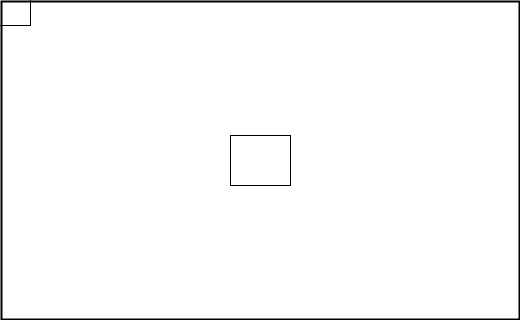
Frame 1 (no input)
Frame 60 (the mouse pressed at the canvas centre just before this capture): identical to frame 1, image omitted
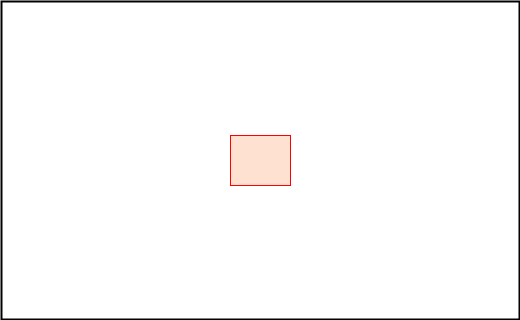
Frame 120 (the mouse held since frame 60 and released just before this capture)

The Processing sketch that drew these frames (run headless with seeded random() and noise(); from frame 60 on, the mouse is pressed at the canvas centre):

// Processing sketch: processing_171168
// ── processing_171168.pde

class Rectangle {
  int x, y, w, h;

  Rectangle(int x, int y, int w, int h) {
    this.x = x;
    this.y = y;
    this.w = w;
    this.h = h;
  }
}

Rectangle r1, r2;

void setup() {
  size(520, 320);
  rectMode(CENTER);
  noFill();
  strokeWeight(1);

  r1 = new Rectangle(width/2, height/2, 60, 50);
  r2 = new Rectangle(0, 0, 60, 50);
}

void draw() {
  background(255);
  
  // border
  noFill();
  stroke(0);
  strokeWeight(2);
  rect(width/2,height/2, width-2, height-2);

  r2.x = mouseX;
  r2.y = mouseY;

  strokeWeight(1);
  if (intersection(r1, r2)) {
    stroke(255, 0, 0);
    fill(255, 128, 64, 32);
  }
  else {
    stroke(0);
    noFill();
  }


  rect(r1.x, r1.y, r1.w, r1.h);
  rect(r2.x, r2.y, r2.w, r2.h);
}

boolean intersection(Rectangle r1, Rectangle r2) {
  // This can be simplified to 1 line if you want....
  // return !(r1.x >= r2.x + r2.w || r1.x + r1.w < r2.x || r1.y > r2.y + r2.h || r1.y + r1.h < r2.y);

  if (r1.x > r2.x + r2.w ||
      r1.x + r1.w < r2.x ||
      r1.y > r2.y + r2.h ||
      r1.y + r1.h < r2.y) {
    return false;
  }
  return true;
}
